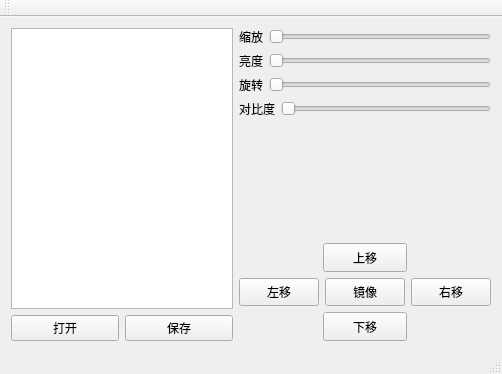
<?xml version="1.0" encoding="UTF-8"?>
<ui version="4.0">
 <class>MainWindow</class>
 <widget class="QMainWindow" name="MainWindow">
  <property name="geometry">
   <rect>
    <x>0</x>
    <y>0</y>
    <width>502</width>
    <height>374</height>
   </rect>
  </property>
  <property name="windowTitle">
   <string>MainWindow</string>
  </property>
  <widget class="QWidget" name="centralWidget">
   <layout class="QVBoxLayout" name="verticalLayout_5">
    <item>
     <layout class="QHBoxLayout" name="horizontalLayout_9" stretch="10,1">
      <item>
       <layout class="QVBoxLayout" name="verticalLayout">
        <item>
         <widget class="QGraphicsView" name="mainGraphic"/>
        </item>
        <item>
         <layout class="QHBoxLayout" name="horizontalLayout">
          <item>
           <widget class="QPushButton" name="btn_open">
            <property name="text">
             <string>打开</string>
            </property>
           </widget>
          </item>
          <item>
           <widget class="QPushButton" name="btn_save">
            <property name="text">
             <string>保存</string>
            </property>
           </widget>
          </item>
         </layout>
        </item>
       </layout>
      </item>
      <item>
       <layout class="QVBoxLayout" name="verticalLayout_4">
        <item>
         <layout class="QVBoxLayout" name="verticalLayout_3">
          <item>
           <layout class="QHBoxLayout" name="horizontalLayout_3">
            <item>
             <widget class="QLabel" name="label">
              <property name="text">
               <string>缩放</string>
              </property>
             </widget>
            </item>
            <item>
             <widget class="QSlider" name="sld_zoom">
              <property name="orientation">
               <enum>Qt::Horizontal</enum>
              </property>
              <property name="tickInterval">
               <number>0</number>
              </property>
             </widget>
            </item>
           </layout>
          </item>
          <item>
           <layout class="QHBoxLayout" name="horizontalLayout_4">
            <item>
             <widget class="QLabel" name="label_2">
              <property name="text">
               <string>亮度</string>
              </property>
             </widget>
            </item>
            <item>
             <widget class="QSlider" name="sld_light">
              <property name="orientation">
               <enum>Qt::Horizontal</enum>
              </property>
              <property name="tickInterval">
               <number>0</number>
              </property>
             </widget>
            </item>
           </layout>
          </item>
          <item>
           <layout class="QHBoxLayout" name="horizontalLayout_5">
            <item>
             <widget class="QLabel" name="label_3">
              <property name="text">
               <string>旋转</string>
              </property>
             </widget>
            </item>
            <item>
             <widget class="QSlider" name="sld_rotate">
              <property name="orientation">
               <enum>Qt::Horizontal</enum>
              </property>
             </widget>
            </item>
           </layout>
          </item>
          <item>
           <layout class="QHBoxLayout" name="horizontalLayout_6">
            <item>
             <widget class="QLabel" name="label_4">
              <property name="text">
               <string>对比度</string>
              </property>
             </widget>
            </item>
            <item>
             <widget class="QSlider" name="sld_contrast">
              <property name="orientation">
               <enum>Qt::Horizontal</enum>
              </property>
             </widget>
            </item>
           </layout>
          </item>
         </layout>
        </item>
        <item>
         <widget class="QLabel" name="mainlabel">
          <property name="text">
           <string/>
          </property>
         </widget>
        </item>
        <item>
         <spacer name="verticalSpacer">
          <property name="orientation">
           <enum>Qt::Vertical</enum>
          </property>
          <property name="sizeHint" stdset="0">
           <size>
            <width>20</width>
            <height>40</height>
           </size>
          </property>
         </spacer>
        </item>
        <item>
         <layout class="QVBoxLayout" name="verticalLayout_2" stretch="1,1,1">
          <item>
           <layout class="QHBoxLayout" name="horizontalLayout_7" stretch="1,1,1">
            <item>
             <spacer name="horizontalSpacer">
              <property name="orientation">
               <enum>Qt::Horizontal</enum>
              </property>
              <property name="sizeHint" stdset="0">
               <size>
                <width>40</width>
                <height>20</height>
               </size>
              </property>
             </spacer>
            </item>
            <item>
             <widget class="QPushButton" name="btn_MoveUp">
              <property name="sizePolicy">
               <sizepolicy hsizetype="Preferred" vsizetype="Preferred">
                <horstretch>0</horstretch>
                <verstretch>0</verstretch>
               </sizepolicy>
              </property>
              <property name="text">
               <string>上移</string>
              </property>
             </widget>
            </item>
            <item>
             <spacer name="horizontalSpacer_2">
              <property name="orientation">
               <enum>Qt::Horizontal</enum>
              </property>
              <property name="sizeHint" stdset="0">
               <size>
                <width>40</width>
                <height>20</height>
               </size>
              </property>
             </spacer>
            </item>
           </layout>
          </item>
          <item>
           <layout class="QHBoxLayout" name="horizontalLayout_2" stretch="1,1,1">
            <item>
             <widget class="QPushButton" name="btn_MoveLeft">
              <property name="sizePolicy">
               <sizepolicy hsizetype="Preferred" vsizetype="Preferred">
                <horstretch>0</horstretch>
                <verstretch>0</verstretch>
               </sizepolicy>
              </property>
              <property name="text">
               <string>左移</string>
              </property>
             </widget>
            </item>
            <item>
             <widget class="QPushButton" name="btn_Mirror">
              <property name="sizePolicy">
               <sizepolicy hsizetype="Preferred" vsizetype="Preferred">
                <horstretch>0</horstretch>
                <verstretch>0</verstretch>
               </sizepolicy>
              </property>
              <property name="text">
               <string>镜像</string>
              </property>
             </widget>
            </item>
            <item>
             <widget class="QPushButton" name="btn_MoveRight">
              <property name="sizePolicy">
               <sizepolicy hsizetype="Preferred" vsizetype="Preferred">
                <horstretch>0</horstretch>
                <verstretch>0</verstretch>
               </sizepolicy>
              </property>
              <property name="text">
               <string>右移</string>
              </property>
             </widget>
            </item>
           </layout>
          </item>
          <item>
           <layout class="QHBoxLayout" name="horizontalLayout_8" stretch="1,1,1">
            <item>
             <spacer name="horizontalSpacer_3">
              <property name="orientation">
               <enum>Qt::Horizontal</enum>
              </property>
              <property name="sizeHint" stdset="0">
               <size>
                <width>40</width>
                <height>20</height>
               </size>
              </property>
             </spacer>
            </item>
            <item>
             <widget class="QPushButton" name="btn_MoveDown">
              <property name="sizePolicy">
               <sizepolicy hsizetype="Preferred" vsizetype="Preferred">
                <horstretch>0</horstretch>
                <verstretch>0</verstretch>
               </sizepolicy>
              </property>
              <property name="text">
               <string>下移</string>
              </property>
             </widget>
            </item>
            <item>
             <spacer name="horizontalSpacer_4">
              <property name="orientation">
               <enum>Qt::Horizontal</enum>
              </property>
              <property name="sizeHint" stdset="0">
               <size>
                <width>40</width>
                <height>20</height>
               </size>
              </property>
             </spacer>
            </item>
           </layout>
          </item>
         </layout>
        </item>
       </layout>
      </item>
     </layout>
    </item>
   </layout>
  </widget>
  <widget class="QMenuBar" name="menuBar">
   <property name="geometry">
    <rect>
     <x>0</x>
     <y>0</y>
     <width>502</width>
     <height>17</height>
    </rect>
   </property>
  </widget>
  <widget class="QToolBar" name="mainToolBar">
   <attribute name="toolBarArea">
    <enum>TopToolBarArea</enum>
   </attribute>
   <attribute name="toolBarBreak">
    <bool>false</bool>
   </attribute>
  </widget>
  <widget class="QStatusBar" name="statusBar"/>
 </widget>
 <layoutdefault spacing="6" margin="11"/>
 <resources/>
 <connections/>
</ui>
